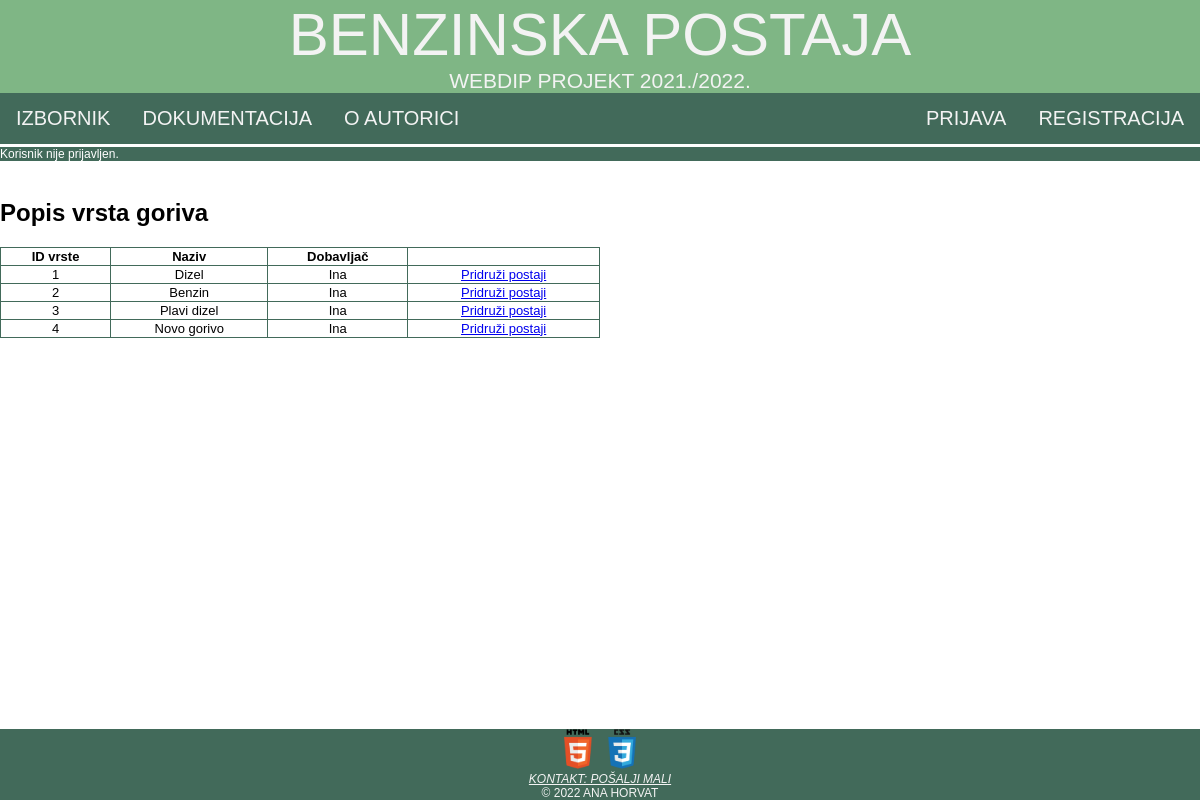
The page /pridruziBenzinskoj.php on the database its author committed.
### tables this page shows
CREATE TABLE `vrsta_goriva` (
  `id_vrste_goriva` int(11) NOT NULL,
  `naziv_vrste_goriva` varchar(45) NOT NULL,
  `dobavljac` varchar(45) NOT NULL
);

### class/baza.class.php (called while the page is built, shortened)
<?php
class Baza {
    private $veza = null;
    function spojiDB() {
        $this->veza = new mysqli(self::server, self::korisnik, self::lozinka, self::baza);
        $this->veza->set_charset("utf8");
        return $this->veza;
    }
    function selectDB($upit) {
        $rezultat = $this->veza->query($upit);
        return $rezultat;
    }
}
?>

### pridruziBenzinskoj.php (the view, shortened to what this page needs)
<?php
$adresa = $_SERVER["HTTP_HOST"] . $_SERVER["REQUEST_URI"];
require("./class/baza.class.php");
$baza = new Baza();
$upit = "SELECT * FROM vrsta_goriva";
$baza->spojiDB();
$rezultat = $baza->selectDB($upit);
$tablica = "<table style='width:50%'><tr><th>ID vrste</th><th>Naziv</th><th>Dobavljač</th></tr>\n";
while (list($id_vrste_goriva,$naziv_vrste,$dobavljac) = $rezultat->fetch_array()){
    $tablica.= "<tr><td>$id_vrste_goriva</td><td>$naziv_vrste</td><td>$dobavljac</td><td><a href='dodajGorivoBenzinskoj.php?id=$id_vrste_goriva'>Pridruži postaji</a></td></tr>\n";
}
$tablica.= "</table>\n";
?>
<!DOCTYPE html>
<html>
<head>
    <link rel="stylesheet" href="./css/ahorvat3.css" type="text/css">
</head>
<body>
    <header id="zaglavlje">
        <a class="naslov" href="./index.php">Benzinska postaja</a>
        <br>
        <a class="opis">WebDiP projekt 2021./2022.</a>
    </header>
    <nav>
        <ul id="navigacija">
            <li class="lijevo"><a href="izbornik.php">Izbornik</a></li>
            <li class="lijevo"><a href="dokumentacija.html">Dokumentacija</a></li>
            <li class="lijevo"><a href="o_autoru.html">O autorici</a></li>
            <li class="desno"><a href="registracija.php">Registracija</a></li>
            <li class="desno"><a href="./prijava.php">Prijava</a></li>
        </ul>
    </nav>
    <?php
    if (isset($_SESSION['korisnik'])) {
        echo "<a id=\"prijavljenkor\" href=\"odjava.php\">Trenutno ste prijavljeni kao korisnik $_SESSION[korisnik]. Kliknite ovdje za odjavu.</a>";
    } else {
        echo "<a id=\"prijavljenkor\">Korisnik nije prijavljen.</a>";
    }
    ?>
    <br>
    <h2>Popis vrsta goriva</h2>
    <div class="zadnji">
        <?php
            echo $tablica;
        ?>
    </div>
    <footer id="podnozje">
        <a href="https://validator.w3.org/check?uri=<?php echo $adresa ?>" target="_blank"><img class="validacija" src="./materijali/HTML5.png" alt="HTML5 validacija"></a>
        <a href="https://jigsaw.w3.org/css-validator/validator?uri=<?php echo $adresa ?>" target="_blank"> <img class="validacija" src="./materijali/CSS3.png" alt="CSS3 validacija"></a>
        <address>
            <a href="mailto:ahorvat3@foi.hr">Kontakt: pošalji mali</a>
        </address>
        <a>&copy; 2022 Ana Horvat</a>
    </footer>
</body>
</html>

### css/ahorvat3.css (style rules this page uses)
html { font-family: 'Trebuchet MS', 'Lucida Sans Unicode', 'Lucida Grande', 'Lucida Sans', Arial, sans-serif; background-color: #FFFFFF; }
body { width: 100%; margin: 0em; padding: 0em; height: 100%; }
#zaglavlje { background-color: #7FB685; text-align: center; color: #F3F3F3; text-transform: uppercase; }
.naslov { font-size: 60px; text-decoration: none; color: #F3F3F3; }
.opis { font-size: 21px; }
#navigacija { list-style-type: none; margin: 0; padding: 0; overflow: hidden; background-color: #426A5A; }
#navigacija li.lijevo { float: left; }
#navigacija li.desno { float: right; }
#navigacija li a { display: block; color: #F3F3F3; text-align: center; padding: 14px 16px; text-decoration: none; text-transform: uppercase; font-size: 20px; }
#podnozje { font-size: 12px; background-color: #426A5A; text-align: center; color: #F3F3F3; text-transform: uppercase; text-decoration: none; position: fixed; bottom: 0; width: 100%; }
#podnozje a { color: #F3F3F3; }
.validacija { height: 40px; width: 40px; }
.lijevo { text-align: left; }
#prijavljenkor { border-top-color: white; border-top-style: solid; display: block; background-color: #426A5A; color:white; text-decoration: none; text-align: left; font-size: 12px; }
.zadnji { margin-bottom: 10%; }
table, th, td { border: 1px solid #426A5A ; border-collapse: collapse; text-align: center; font-size: small; }

### rows shown on the page
vrsta_goriva: id_vrste_goriva "1", naziv_vrste_goriva "Dizel", dobavljac "Ina"
vrsta_goriva: id_vrste_goriva "2", naziv_vrste_goriva "Benzin", dobavljac "Ina"
vrsta_goriva: id_vrste_goriva "3", naziv_vrste_goriva "Plavi dizel", dobavljac "Ina"
vrsta_goriva: id_vrste_goriva "4", naziv_vrste_goriva "Novo gorivo", dobavljac "Ina"
